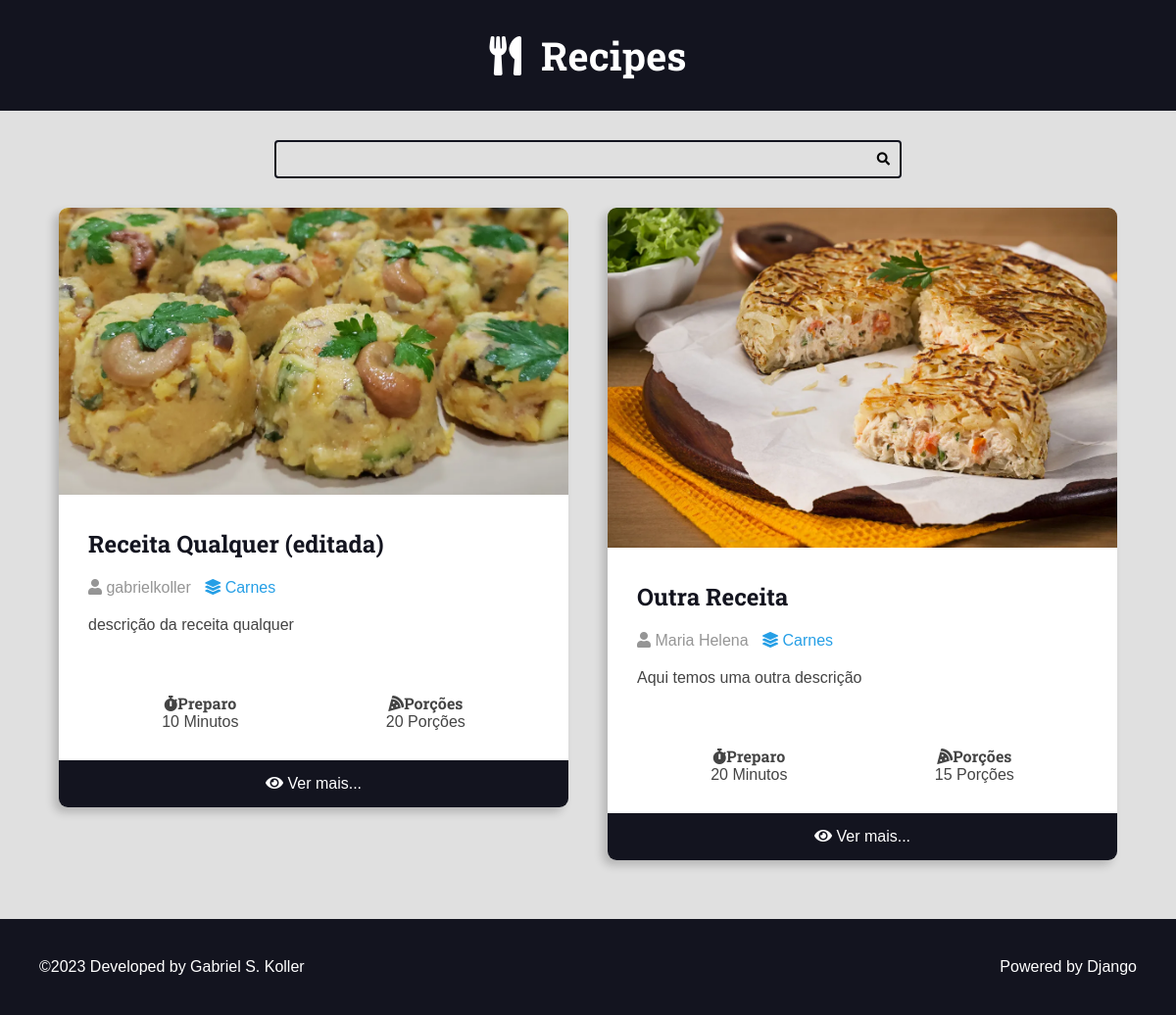
/recipes/category/5/, run on the app's committed database.
### recipes/models.py (models this page shows, shortened)
class Recipe(models.Model):
  title = models.CharField(max_length=65)
  description = models.CharField(max_length=165)
  slug = models.SlugField()
  preparation_time = models.IntegerField()
  preparation_time_unity = models.CharField(max_length=65)
  servings = models.IntegerField()
  servings_unity = models.CharField(max_length=65)
  preparation_steps = models.TextField()
  preparation_steps_is_html = models.BooleanField(default=False)
  created_at = models.DateTimeField(auto_now_add=True)
  updated_at = models.DateTimeField(auto_now=True)
  is_published = models.BooleanField(default=False)
  cover = models.ImageField(upload_to='recipes/covers/%Y/%m/%d')
  category = models.ForeignKey(Category, on_delete=models.SET_NULL, null=True, blank=True, default=None,)
  author = models.ForeignKey(User, on_delete=models.SET_NULL, null=True)

class Category(models.Model):
  name = models.CharField(max_length=65)

### recipes/views.py (the view)
# urls.py: path('recipes/category/<int:category_id>/', views.category, name="category"),
def category(request, category_id):
    recipes = get_list_or_404(Recipe.objects.filter(
        category__id=category_id,
        is_published=True,
        ).order_by('-id')
    )
    return render(request,'recipes/pages/category.html', context={
        'recipes': recipes,
        'title': f'{recipes[0].category.name} - Category |'
    } )

### recipes/templates/recipes/pages/category.html (shortened to what this page needs)
{% extends 'global/base.html' %}
{% block content %}
<div class="main-content main-content-list container">
  {% for recipe in recipes %}
      {% include 'recipes/partials/recipe.html' %}
  {% endfor %}
</div>
{% endblock content %}

### recipes/templates/recipes/partials/recipe.html (shortened to what this page needs)
<div class="recipe recipe-list-item">
  <div class="recipe-cover">
    <a href="{% url 'recipes:recipe' recipe.id %}">
      <img src="{{ recipe.cover.url }}" alt="temporario"/>
  </a>
  </div>
  <div class="recipe-title-container">
    <h2 class="recipe-title">
      <a href="{% url 'recipes:recipe' recipe.id %}">
        {{ recipe.title }}
      </a>
    </h2>
  </div>
  <div class="recipe-author">
    <span class="recipe-author-item">
      <i class="fas fa-user"></i>
          {% if recipe.author is not None %}
          {% if recipe.author.first_name %}
              {{ recipe.author.first_name }} {{ recipe.author.last_name }}
          {% else %}
              {{ recipe.author.username }}
          {% endif  %}
        {% else %}
          Desconhecido
      {% endif %}
    </span>
    {% if recipe.category is not None %}
        <span class="recipe-author-item">
          <a href="{% url 'recipes:category' recipe.category.id %}">
            <i class="fas fa-layer-group"></i>
            <span>{{ recipe.category.name }}</span>
          </a>
        </span>
    {% endif %}
  </div>
  <div class="recipe-content">
    <p>
      {{ recipe.description }}
    </p>
  </div>
  <div class="recipe-meta-container">
    <div class="recipe-meta recipe-preparation">
      <h3 class="recipe-meta-title"><i class="fas fa-stopwatch"></i>Preparo</h3>
      <div class="recipe-meta-text">{{ recipe.preparation_time }} {{ recipe.preparation_time_unit }}
          Minutos
      </div>
    </div>
    <div class="recipe-meta recipe-servings">
      <h3 class="recipe-meta-title">
        <i class="fas fa-pizza-slice"></i>Porções
      </h3>
      <div class="recipe-meta-text">
        {{ recipe.servings }} {{ recipe.servings_unit }}
          Porções
      </div>
    </div>
  </div>
  {% if is_detail_page is not True %}
  <footer class="recipe-footer">
    <a class="recipe-read-more button button-dark button-full-width" href="{% url 'recipes:recipe' recipe.id %}">
      <i class="fas fa-eye"></i>
      <span>Ver mais...</span>
    </a>
  </footer>
  {% endif %}
</div>

### recipes/static/recipes/css/styles.css (style rules this page uses)
:root { --color-primary: #269fe6; --color-primary-hover: #2086c2; --color-primary-dark: #13141f; --color-primary-dark-hover: #212336; --color-primary-light: #d4ecfa; --color-primary-light-hover: #bdd8e7; --color-white: #fff; --color-black: #000; --color-dark-text: #444; --color-info-light: #cce5ff; --color-debug-light: #cce5ff; --color-success-light: #d4edda; --color-alert-light: #fff3cd; --color-warning-light: #fff3cd; --color-error-light: #f8d7da; --color-info-dark: #4d86c4; --color-debug-dark: #4d86c4; --color-success-dark: #4a9c5d; --color-alert-dark: #927f40; --color-warning-dark: #927f40; --color-error-dark: #da525d; --color-gray-0: #f9f9f9; --color-gray-1: #e0e0e0; --color-gray-2: #c7c7c7; --color-gray-3: #aeaeae; --color-gray-4: #959595; --color-gray-5: #7d7d7d; --color-gray-6: #646464; --color-gray-7: #4b4b4b; --color-gray-8: #323232; --color-gray-9: #191919; --font-primary: sans-serif; --font-headings: "Roboto Slab", serif; --spacing-gutter-medium: 3rem; --spacing-gutter-large: 4rem; }
* { padding: 0; margin: 0; box-sizing: border-box; }
html { font-size: 62.5%; }
body { font-size: 1.6rem; font-family: var(--font-primary); background: var(--color-gray-1); color: var(--color-dark-text); }
h1, h2, h3, h4, h5, h6 { font-family: var(--font-headings); }
.container { max-width: 144rem; margin: 0 auto; padding: var(--spacing-gutter-medium); }
.main-content { padding-top: 0; }
.main-content-list { display: grid; grid-template-columns: repeat(auto-fit, minmax(340px, 1fr)); gap: var(--spacing-gutter-large); }
.recipe { background: var(--color-white); box-shadow: -5px 5px 10px rgba(0, 0, 0, 0.2); transform: scale(1); transition: all 300ms ease-in-out; border-radius: 0.9rem; overflow: hidden; }
.recipe img { max-width: 100%; }
.recipe-list-item { max-width: 64rem; height: fit-content; }
.recipe-title-container { padding: var(--spacing-gutter-medium); padding-bottom: 2rem; }
.recipe-title-container a { text-decoration: none; color: var(--color-primary-dark); }
.recipe-author { padding: 0 var(--spacing-gutter-medium); }
.recipe-content { padding: var(--spacing-gutter-medium); padding-top: 2rem; }
.recipe-author-item { color: var(--color-gray-4); margin-right: 1rem; }
.recipe-author a { color: var(--color-primary); transition: all 300ms ease-in-out; text-decoration: none; }
.recipe-meta-container { display: flex; flex-flow: row wrap; padding: var(--spacing-gutter-medium); }
.recipe-meta { display: flex; flex-flow: column nowrap; flex-shrink: 1; flex-grow: 1; text-align: center; }
.recipe-meta-title { font-size: 1.6rem; }
.recipe-footer a { background: var(--color-primary-dark); display: block; color: var(--color-white); text-decoration: none; text-align: center; padding: 1.5rem var(--spacing-gutter-medium); transition: all 300ms ease-in-out; }

### data on the page
Recipe: cover (picture), title "Receita Qualquer (editada)", author.username "gabrielkoller", category.name "Carnes", description "descrição da receita qualquer", preparation_time "10", servings "20"
Recipe: cover (picture), title "Outra Receita", author.first_name "Maria", author.last_name "Helena", category.name "Carnes", description "Aqui temos uma outra descrição", preparation_time "20", servings "15"
